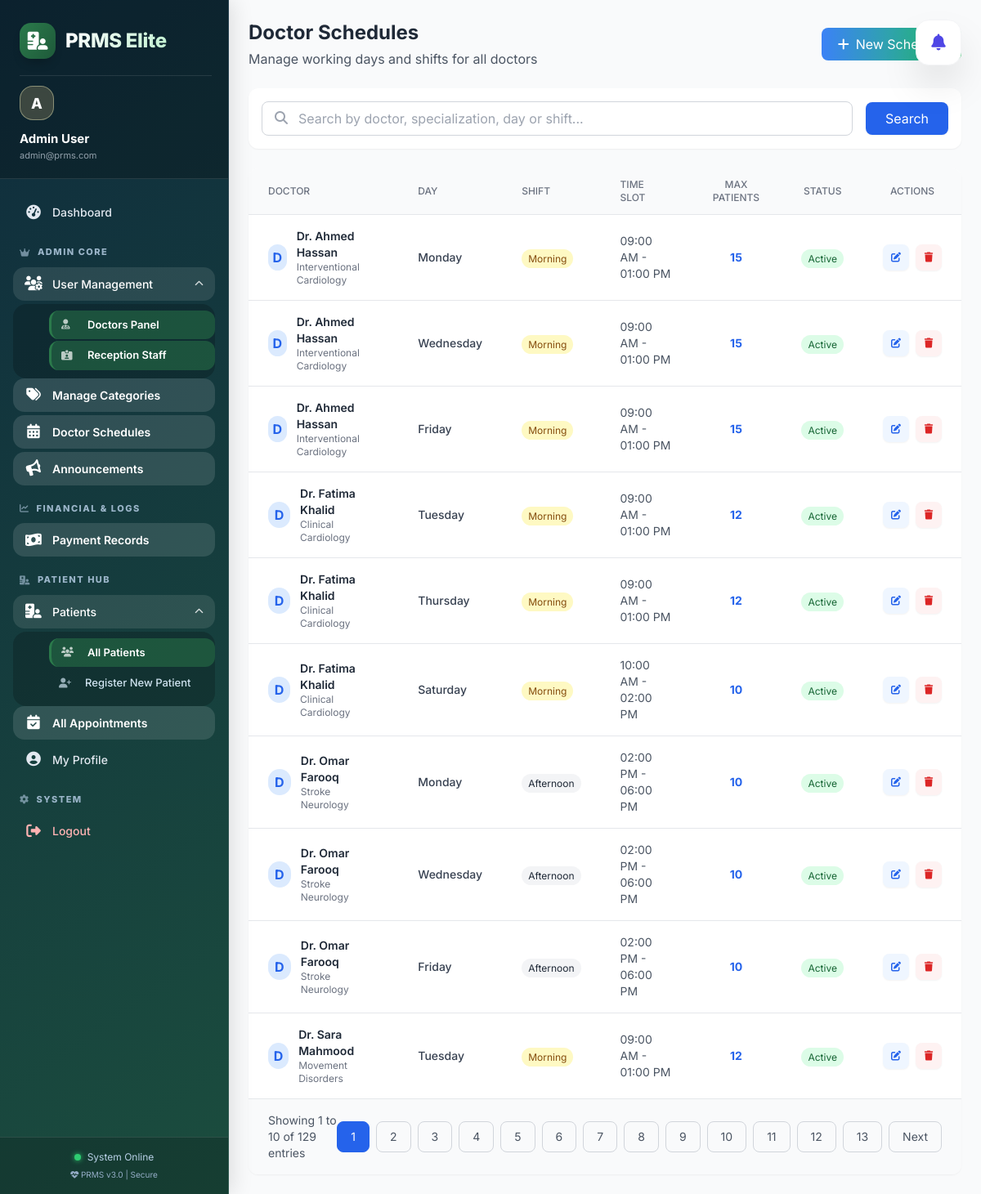
Screenshot of /admin/schedules/index.php (signed in) with the database file from the repository.
### tables this page shows
CREATE TABLE `doctor_schedules` (
  `id` int(11) NOT NULL,
  `doctor_id` int(11) NOT NULL,
  `day_of_week` enum('Monday','Tuesday','Wednesday','Thursday','Friday','Saturday','Sunday') NOT NULL,
  `shift_type` enum('Morning','Afternoon','Evening','Full Day') NOT NULL,
  `start_time` time NOT NULL,
  `end_time` time NOT NULL,
  `max_appointments` int(11) DEFAULT 20,
  `status` enum('active','inactive') DEFAULT 'active',
  `created_at` timestamp NOT NULL DEFAULT current_timestamp(),
  `updated_at` timestamp NOT NULL DEFAULT current_timestamp() ON UPDATE current_timestamp()
);

CREATE TABLE `users` (
  `id` int(11) NOT NULL,
  `role_id` int(11) DEFAULT NULL,
  `name` varchar(100) DEFAULT NULL,
  `email` varchar(100) DEFAULT NULL,
  `phone` varchar(20) DEFAULT NULL,
  `password` varchar(100) DEFAULT NULL,
  `status` enum('active','inactive') DEFAULT 'active',
  `created_at` timestamp NOT NULL DEFAULT current_timestamp(),
  `updated_at` timestamp NULL DEFAULT NULL
);

CREATE TABLE `doctors` (
  `id` int(11) NOT NULL,
  `user_id` int(11) DEFAULT NULL,
  `specialization` varchar(100) DEFAULT NULL,
  `category_id` int(11) DEFAULT NULL,
  `status` enum('active','inactive') DEFAULT 'active',
  `consultation_fee` decimal(10,2) DEFAULT 500.00,
  `max_patients` int(11) DEFAULT 20,
  `experience_years` int(11) DEFAULT 0,
  `qualification` varchar(255) DEFAULT NULL,
  `about` text DEFAULT NULL,
  `created_at` timestamp NOT NULL DEFAULT current_timestamp(),
  `updated_at` timestamp NOT NULL DEFAULT current_timestamp() ON UPDATE current_timestamp()
);

### admin/schedules/index.php (the view, shortened to what this page needs)
<?php
require_once '../../config/db.php';
$limit = 10;
$page = isset($_GET['page']) ? (int)$_GET['page'] : 1;
$offset = ($page - 1) * $limit;
$search = isset($_GET['search']) ? mysqli_real_escape_string($conn, $_GET['search']) : '';
$where_clause = "";
$total_query = "SELECT COUNT(*) as total FROM doctor_schedules ds
                JOIN doctors d ON ds.doctor_id = d.id
                JOIN users u ON d.user_id = u.id
                $where_clause";
$total_result = mysqli_query($conn, $total_query);
$total_row = mysqli_fetch_assoc($total_result);
$total_records = $total_row['total'];
$total_pages = ceil($total_records / $limit);
$query = "SELECT ds.*, u.name as doctor_name, d.specialization
          FROM doctor_schedules ds
          JOIN doctors d ON ds.doctor_id = d.id
          JOIN users u ON d.user_id = u.id
          $where_clause
          ORDER BY ds.doctor_id, FIELD(ds.day_of_week, 'Monday', 'Tuesday', 'Wednesday', 'Thursday', 'Friday', 'Saturday', 'Sunday'), ds.start_time
          LIMIT $limit OFFSET $offset";
$result = mysqli_query($conn, $query);
include '../../includes/header.php';
include '../../includes/sidebar.php';
?>
<div class="flex-1 overflow-y-auto hide-scrollbar bg-gray-50">
    <div class="p-6">
        <div class="flex justify-between items-center mb-6">
            <div>
                <h1 class="text-2xl font-bold text-gray-800">Doctor Schedules</h1>
                <p class="text-gray-600 mt-1">Manage working days and shifts for all doctors</p>
            </div>
            <a href="create.php" class="bg-gradient-to-r from-blue-500 to-green-500 text-white px-5 py-2 rounded-lg hover:shadow-lg transition">
                <i class="fas fa-plus mr-2"></i>New Schedule
            </a>
        </div>
        <div class="bg-white rounded-xl shadow-sm p-4 mb-6">
            <form method="GET" action="" class="flex items-center gap-4">
                <div class="flex-1 relative">
                    <i class="fas fa-search absolute left-4 top-3 text-gray-400"></i>
                    <input type="text" name="search" value="<?php echo htmlspecialchars($search); ?>"
                        placeholder="Search by doctor, specialization, day or shift..."
                        class="w-full pl-11 pr-4 py-2 border border-gray-300 rounded-lg focus:outline-none focus:border-blue-500">
                </div>
                <button type="submit" class="bg-blue-600 text-white px-6 py-2 rounded-lg hover:bg-blue-700 transition shadow-sm">
                    Search
                </button>
            </form>
        </div>
        <div class="bg-white rounded-xl shadow-sm overflow-hidden">
            <div class="overflow-x-auto">
                <table class="w-full">
                    <thead class="bg-gray-50 border-b">
                        <tr>
                            <th class="px-6 py-3 text-left text-xs font-medium text-gray-500 uppercase">Doctor</th>
                            <th class="px-6 py-3 text-left text-xs font-medium text-gray-500 uppercase">Day</th>
                            <th class="px-6 py-3 text-left text-xs font-medium text-gray-500 uppercase">Shift</th>
                            <th class="px-6 py-3 text-left text-xs font-medium text-gray-500 uppercase">Time Slot</th>
                            <th class="px-6 py-3 text-left text-xs font-medium text-gray-500 uppercase text-center">Max Patients</th>
                            <th class="px-6 py-3 text-left text-xs font-medium text-gray-500 uppercase text-center">Status</th>
                            <th class="px-6 py-3 text-left text-xs font-medium text-gray-500 uppercase text-center">Actions</th>
                        </tr>
                    </thead>
                    <tbody class="divide-y divide-gray-200">
                        <?php if (mysqli_num_rows($result) > 0): ?>
                            <?php while ($row = mysqli_fetch_assoc($result)): ?>
                                <tr class="hover:bg-gray-50 transition">
                                    <td class="px-6 py-4">
                                        <div class="flex items-center">
                                            <div class="w-8 h-8 rounded-full bg-blue-100 flex items-center justify-center text-blue-600 font-bold mr-3">
                                                <?php echo strtoupper(substr($row['doctor_name'], 0, 1)); ?>
                                            </div>
                                            <div>
                                                <div class="text-sm font-semibold text-gray-800"><?php echo htmlspecialchars($row['doctor_name']); ?></div>
                                                <div class="text-xs text-gray-500"><?php echo htmlspecialchars($row['specialization']); ?></div>
                                            </div>
                                        </div>
                                    </td>
                                    <td class="px-6 py-4 text-sm font-medium text-gray-700"><?php echo $row['day_of_week']; ?></td>
                                    <td class="px-6 py-4">
                                        <span class="px-2 py-1 text-xs rounded-full
                                            <?php echo $row['shift_type'] == 'Morning' ? 'bg-yellow-100 text-yellow-800' : ($row['shift_type'] == 'Evening' ? 'bg-orange-100 text-orange-800' : 'bg-gray-100 text-gray-800'); ?>">
                                            <?php echo $row['shift_type']; ?>
                                        </span>
                                    </td>
                                    <td class="px-6 py-4 text-sm text-gray-600">
                                        <?php echo date('h:i A', strtotime($row['start_time'])); ?> - <?php echo date('h:i A', strtotime($row['end_time'])); ?>
                                    </td>
                                    <td class="px-6 py-4 text-center text-sm font-bold text-blue-600">
                                        <?php echo $row['max_appointments']; ?>
                                    </td>
                                    <td class="px-6 py-4 text-center">
                                        <a href="?toggle&id=<?php echo $row['id']; ?>" class="px-2 py-1 text-xs rounded-full <?php echo $row['status'] == 'active' ? 'bg-green-100 text-green-800' : 'bg-red-100 text-red-800'; ?> transition-all">
                                            <?php echo ucfirst($row['status']); ?>
                                        </a>
                                    </td>
                                    <td class="px-6 py-4">
                                        <div class="flex items-center justify-center gap-2">
                                            <a href="edit.php?id=<?php echo $row['id']; ?>"
                                                class="w-8 h-8 flex items-center justify-center rounded-lg bg-blue-50 text-blue-600 hover:bg-blue-600 hover:text-white transition-all shadow-sm">
                                                <i class="fas fa-edit text-xs"></i>
                                            </a>
                                            <a href="javascript:void(0)"
                                                onclick="confirmDelete(<?php echo $row['id']; ?>, '<?php echo htmlspecialchars($row['doctor_name']); ?>')"
                                                class="w-8 h-8 flex items-center justify-center rounded-lg bg-red-50 text-red-600 hover:bg-red-600 hover:text-white transition-all shadow-sm">
                                                <i class="fas fa-trash text-xs"></i>
                                            </a>
                                        </div>
                                    </td>
                                </tr>
                            <?php endwhile; ?>
                        <?php endif; ?>
                    </tbody>
                </table>
            </div>
            <?php if ($total_pages > 1): ?>
                <div class="px-6 py-4 bg-gray-50 border-t flex justify-between items-center">
                    <p class="text-sm text-gray-600">
                        Showing <?php echo $offset + 1; ?> to <?php echo min($offset + $limit, $total_records); ?> of <?php echo $total_records; ?> entries
                    </p>
                    <div class="flex gap-2">
                        <?php for ($i = 1; $i <= $total_pages; $i++): ?>
                            <a href="?page=<?php echo $i; ?>&search=<?php echo urlencode($search); ?>"
                                class="px-4 py-2 border <?php echo $i == $page ? 'bg-blue-600 border-blue-600 text-white' : 'border-gray-300 text-gray-600 hover:bg-white'; ?> rounded-lg text-sm transition">
                                <?php echo $i; ?>
                            </a>
                        <?php endfor; ?>
                        <?php if ($page < $total_pages): ?>
                            <a href="?page=<?php echo $page + 1; ?>&search=<?php echo urlencode($search); ?>"
                                class="px-4 py-2 border border-gray-300 rounded-lg text-sm text-gray-600 hover:bg-white transition">Next</a>
                        <?php endif; ?>
                    </div>
                </div>
            <?php endif; ?>
        </div>
    </div>
</div>

### includes/header.php (style rules this page uses)
* { font-family: 'Inter', sans-serif; }

### includes/sidebar.php (style rules this page uses)
:root { --primary-blue: #3b82f6; --primary-green: #10b981; --primary-gradient: linear-gradient(135deg, #1e3a5f 0%, #2b7a4b 100%); --sidebar-bg: linear-gradient(145deg, #0f2c3d 0%, #1b4d3e 100%); --nav-text: #e2e8f0; --nav-active-bg: rgba(255, 255, 255, 0.12); --nav-active-text: #ffffff; --hover-bg: rgba(255, 255, 255, 0.08); --border-color: rgba(255, 255, 255, 0.1); }
body { margin-left: 280px; }

### rows the page displays
doctor_schedules: users.name "D", users.name "Dr. Ahmed Hassan", doctor.specialization "Interventional Cardiology", day_of_week "Monday", shift_type "Morning", start_time "09:00 AM", end_time "01:00 PM", max_appointments "15", status "Active"
doctor_schedules: users.name "D", users.name "Dr. Ahmed Hassan", doctor.specialization "Interventional Cardiology", day_of_week "Wednesday", shift_type "Morning", start_time "09:00 AM", end_time "01:00 PM", max_appointments "15", status "Active"
doctor_schedules: users.name "D", users.name "Dr. Ahmed Hassan", doctor.specialization "Interventional Cardiology", day_of_week "Friday", shift_type "Morning", start_time "09:00 AM", end_time "01:00 PM", max_appointments "15", status "Active"
doctor_schedules: users.name "D", users.name "Dr. Fatima Khalid", doctor.specialization "Clinical Cardiology", day_of_week "Tuesday", shift_type "Morning", start_time "09:00 AM", end_time "01:00 PM", max_appointments "12", status "Active"
doctor_schedules: users.name "D", users.name "Dr. Fatima Khalid", doctor.specialization "Clinical Cardiology", day_of_week "Thursday", shift_type "Morning", start_time "09:00 AM", end_time "01:00 PM", max_appointments "12", status "Active"
doctor_schedules: users.name "D", users.name "Dr. Fatima Khalid", doctor.specialization "Clinical Cardiology", day_of_week "Saturday", shift_type "Morning", start_time "10:00 AM", end_time "02:00 PM", max_appointments "10", status "Active"
doctor_schedules: users.name "D", users.name "Dr. Omar Farooq", doctor.specialization "Stroke Neurology", day_of_week "Monday", shift_type "Afternoon", start_time "02:00 PM", end_time "06:00 PM", max_appointments "10", status "Active"
doctor_schedules: users.name "D", users.name "Dr. Omar Farooq", doctor.specialization "Stroke Neurology", day_of_week "Wednesday", shift_type "Afternoon", start_time "02:00 PM", end_time "06:00 PM", max_appointments "10", status "Active"
doctor_schedules: users.name "D", users.name "Dr. Omar Farooq", doctor.specialization "Stroke Neurology", day_of_week "Friday", shift_type "Afternoon", start_time "02:00 PM", end_time "06:00 PM", max_appointments "10", status "Active"
doctor_schedules: users.name "D", users.name "Dr. Sara Mahmood", doctor.specialization "Movement Disorders", day_of_week "Tuesday", shift_type "Morning", start_time "09:00 AM", end_time "01:00 PM", max_appointments "12", status "Active"

### other values shown
$user_avatar "A"
$user_name "Admin User"
$user_email "admin@prms.com"
$offset + 1 "1"
min($offset + $limit, $total_records) "10"
$total_records "129"
